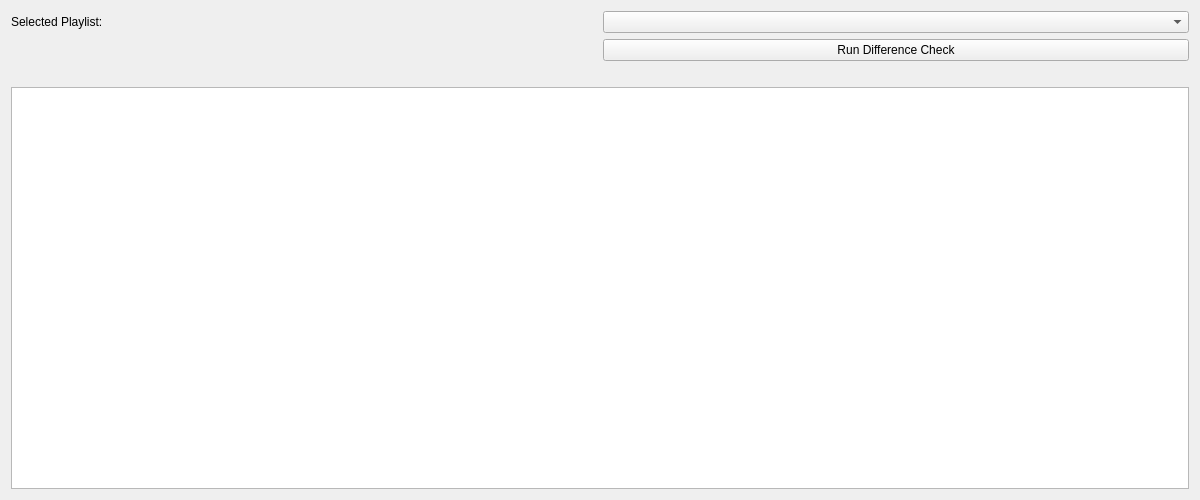
<?xml version="1.0" encoding="UTF-8"?>
<ui version="4.0">
 <class>PlaylistChecker</class>
 <widget class="QWidget" name="PlaylistChecker">
  <property name="geometry">
   <rect>
    <x>0</x>
    <y>0</y>
    <width>1200</width>
    <height>500</height>
   </rect>
  </property>
  <property name="sizePolicy">
   <sizepolicy hsizetype="Preferred" vsizetype="Preferred">
    <horstretch>0</horstretch>
    <verstretch>0</verstretch>
   </sizepolicy>
  </property>
  <property name="maximumSize">
   <size>
    <width>100000</width>
    <height>16777215</height>
   </size>
  </property>
  <property name="baseSize">
   <size>
    <width>0</width>
    <height>0</height>
   </size>
  </property>
  <property name="windowTitle">
   <string>PlaylistChecker</string>
  </property>
  <layout class="QGridLayout" name="gridLayout">
   <item row="0" column="2">
    <widget class="QComboBox" name="PlaylistBox"/>
   </item>
   <item row="0" column="1">
    <widget class="QLabel" name="PlaylistLabel">
     <property name="text">
      <string>Selected Playlist:         </string>
     </property>
    </widget>
   </item>
   <item row="1" column="2">
    <widget class="QPushButton" name="diffButton">
     <property name="text">
      <string>Run Difference Check</string>
     </property>
    </widget>
   </item>
   <item row="3" column="1" colspan="2">
    <widget class="QTableView" name="DifferenceTable">
     <property name="sizePolicy">
      <sizepolicy hsizetype="Preferred" vsizetype="Preferred">
       <horstretch>1</horstretch>
       <verstretch>1</verstretch>
      </sizepolicy>
     </property>
     <property name="sizeAdjustPolicy">
      <enum>QAbstractScrollArea::AdjustToContents</enum>
     </property>
     <property name="selectionMode">
      <enum>QAbstractItemView::ExtendedSelection</enum>
     </property>
     <property name="selectionBehavior">
      <enum>QAbstractItemView::SelectRows</enum>
     </property>
    </widget>
   </item>
   <item row="2" column="1" colspan="2">
    <widget class="QLabel" name="ResultLabel">
     <property name="text">
      <string/>
     </property>
     <property name="alignment">
      <set>Qt::AlignCenter</set>
     </property>
    </widget>
   </item>
  </layout>
 </widget>
 <resources/>
 <connections/>
</ui>
